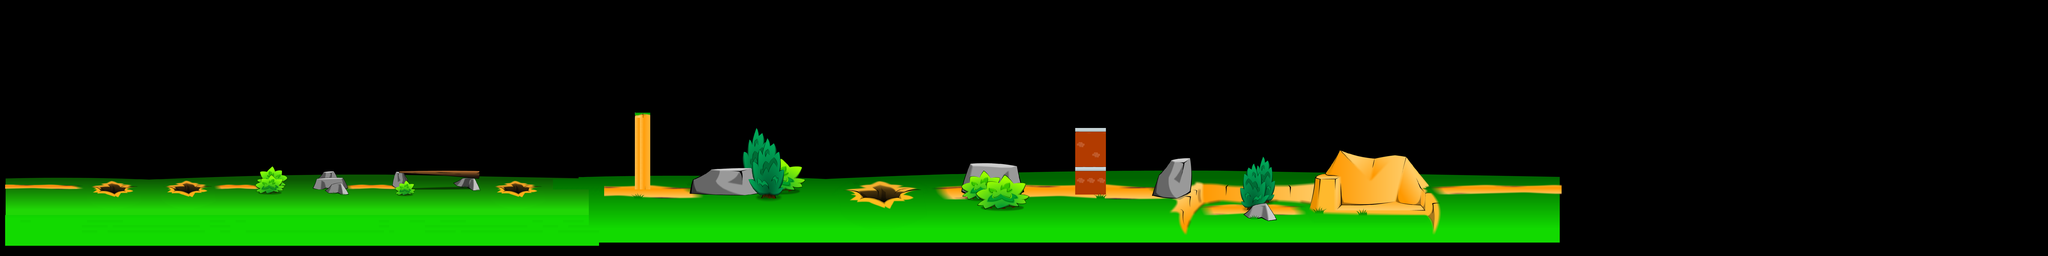

Below is a game level as drawn by its tile map, then a one-line description and the .tmx that defines it (tile-layer data replaced by summaries):
An orthogonal 400x50 tile map with 32x32 px tiles, 2 tile layers (back, fore), 5 tilesets and 22 objects.

<map version="1.0" orientation="orthogonal" width="400" height="50" tilewidth="32" tileheight="32">
 <tileset firstgid="1" name="Back Graphics-KL 1" tilewidth="32" tileheight="32" spacing="1" margin="1">
  <image source="Back Graphics-KL 1.png" width="4086" height="400" />
 </tileset>
 <tileset firstgid="1477" name="Back Graphics-KL 2" tilewidth="32" tileheight="32" spacing="1" margin="1">
  <image source="Back Graphics-KL 2.png" width="7015" height="767" />
 </tileset>
 <tileset firstgid="6353" name="Fore graphics-KL 1" tilewidth="32" tileheight="32" spacing="1" margin="1">
  <image source="Fore graphics-KL 1.png" width="3932" height="400" />
 </tileset>
 <tileset firstgid="7781" name="Fore Graphics KL-2" tilewidth="32" tileheight="32" spacing="1" margin="1">
  <image source="Fore Graphics KL-2.png" width="5073" height="702" />
 </tileset>
 <tileset firstgid="10994" name="Map of Gecko Feet Pm" tilewidth="32" tileheight="32" spacing="1" margin="1">
  <image source="Map of Gecko Feet Pm.png" width="1179" height="528" />
 </tileset>
 <layer name="back" width="400" height="50">
  <data>[20000 cells, 6317 non-empty, 5501 distinct tile ids]</data>
 </layer>
 <layer name="fore" width="400" height="50">
  <data>[20000 cells, 4140 non-empty, 4140 distinct tile ids]</data>
 </layer>
 <objectgroup name="collisions" width="400" height="50">
  <object x="64" y="1184" width="512" height="96" />
  <object x="832" y="1184" width="224" height="96" />
  <object x="1312" y="1184" width="640" height="96" />
  <object x="1984" y="1120" width="160" height="160" />
  <object x="2176" y="1184" width="288" height="64" />
  <object x="2496" y="1088" width="480" height="160" />
  <object x="2976" y="1184" width="128" height="64" />
  <object x="3360" y="1184" width="992" height="64" />
  <object x="4352" y="1088" width="352" height="160" />
  <object x="4736" y="1216" width="576" height="32" />
  <object x="5696" y="1216" width="320" height="32" />
  <object x="6048" y="1056" width="320" height="192" />
  <object x="6400" y="1216" width="800" height="64" />
  <object x="7232" y="1056" width="192" height="192" />
  <object x="7456" y="1344" width="320" height="64" />
  <object x="7776" y="1312" width="192" height="96" />
  <object x="8000" y="1344" width="224" height="64" />
  <object x="8224" y="1120" width="160" height="288" />
  <object x="8416" y="1312" width="480" height="96" />
  <object x="8928" y="1216" width="800" height="192" />
  <object x="3968" y="704" width="96" height="480" />
  <object x="6720" y="800" width="192" height="416" />
 </objectgroup>
</map>
